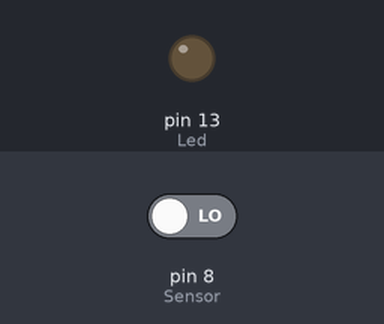
The sketch below on a simulated Arduino Uno, built with avr-gcc and run on an emulated ATmega328P. On the bench: output pins drawn as LEDs (lit = HIGH). Inputs (shaded band) come from the test bench; at power-on: pin 8 (Sensor) LOW.

Above: at 1.2 s.
1.3 s: pin 8 (Sensor) driven HIGH
At 1.6 s:
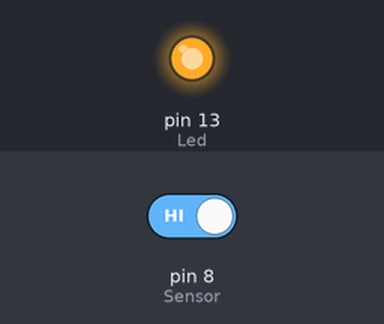
2.8 s: pin 8 (Sensor) driven LOW
At 3.9 s:
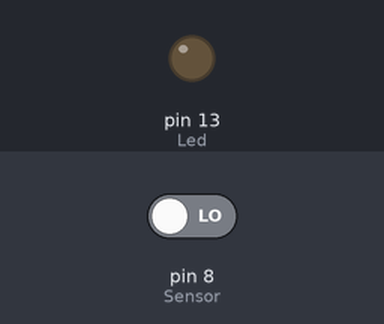
Timing chart, 0 to 5.8 s (numbered marks = the images above; inputs shaded):
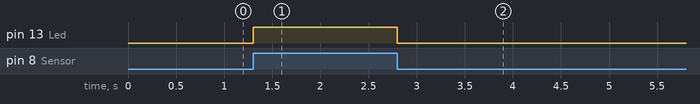

The sketch:

PIR_Sensor.ino
```cpp
//PIR SENSÖR kullanımı
//02.03.2021 Ömer ERMİŞ
int Sensor=8;
int Led=13;
void setup() {
  pinMode(Sensor , INPUT);
  pinMode(Led , OUTPUT);
}
void loop() {
  int pir=digitalRead(Sensor);
  if (pir==HIGH) {
    digitalWrite(Led , HIGH);
  }
  else {
    digitalWrite(Led , LOW);
  }
  delay(100);
}
```

Measured:
- after the input at 1.3 s, pin 13 (Led): LOW → HIGH at once
- after the input at 2.8 s, pin 13 (Led): HIGH → LOW at once
